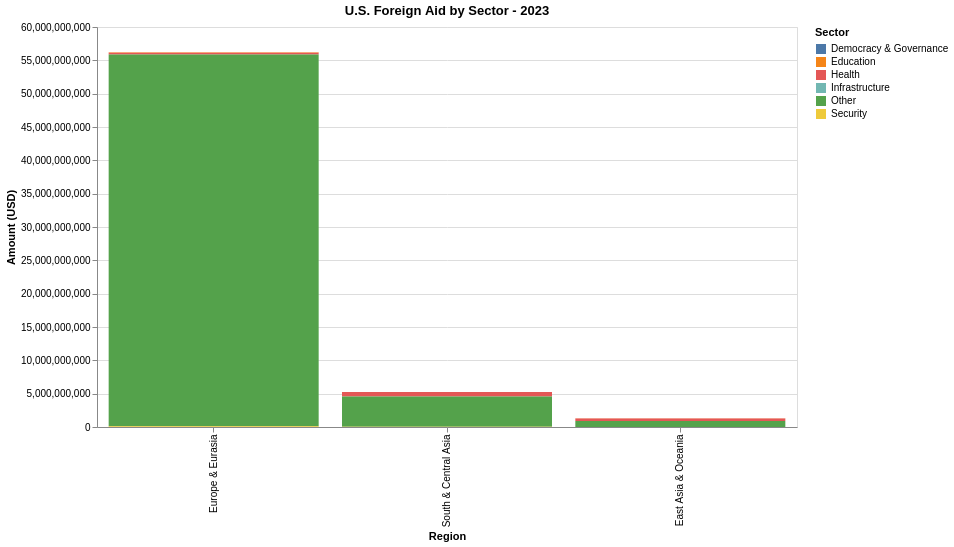

The notebook cell this image was saved under:
### Code cell
import pandas as pd
import altair as alt
from ipywidgets import widgets, interact

# Load and clean data
df = pd.read_csv('us_foreign_aid_funding.csv')
df = df[['Country Name', 'Funding Account Name', 'Transaction Type Name', 'Fiscal Year', 'current_amount']]
df = df[df['current_amount'] > 0]

# Assign regions
def assign_region(country):
    europe_eurasia = ['Albania', 'Armenia', 'Azerbaijan', 'Belarus', 'Bosnia and Herzegovina',
                      'Bulgaria', 'Croatia', 'Czechia', 'Estonia', 'Georgia', 'Hungary',
                      'Kazakhstan', 'Kosovo', 'Moldova', 'Montenegro', 'North Macedonia',
                      'Russia', 'Serbia', 'Ukraine']
    east_asia_oceania = ['China', 'Indonesia', 'Cambodia', 'Timor-Leste']
    south_central_asia = ['Afghanistan', 'Bangladesh', 'India', 'Pakistan']
    if country in europe_eurasia:
        return 'Europe & Eurasia'
    elif country in east_asia_oceania:
        return 'East Asia & Oceania'
    elif country in south_central_asia:
        return 'South & Central Asia'
    return None

df['Region'] = df['Country Name'].apply(assign_region)
df = df[df['Region'].notna()]

# Assign sectors
def assign_sector(name):
    name = str(name).lower()
    if 'health' in name or 'medical' in name or 'hiv' in name:
        return 'Health'
    if 'education' in name:
        return 'Education'
    if 'capital' in name or 'infrastructure' in name:
        return 'Infrastructure'
    if 'security' in name or 'defense' in name:
        return 'Security'
    if 'democracy' in name or 'governance' in name:
        return 'Democracy & Governance'
    return 'Other'

df['Sector'] = df['Funding Account Name'].apply(assign_sector)

# Aggregate
agg_df = df.groupby(['Region', 'Sector', 'Fiscal Year'])['current_amount'].sum().reset_index()

# Widget selectors
years = sorted(df['Fiscal Year'].unique())
year_selector = widgets.Dropdown(options=years, value=2023, description='Year:')
view_selector = widgets.RadioButtons(
    options=['absolute', 'percentage'],
    value='absolute',
    description='View:'
)

# Chart builder function
def create_chart(selected_year, view_type):
    data = agg_df[agg_df['Fiscal Year'] == selected_year].copy()

    if view_type == 'percentage':
        data['total'] = data.groupby('Region')['current_amount'].transform('sum')
        data['value'] = (data['current_amount'] / data['total']) * 100
        y_title = 'Percentage (%)'
    else:
        data['value'] = data['current_amount']
        y_title = 'Amount (USD)'

    chart = alt.Chart(data).mark_bar().encode(
        x=alt.X('Region:N', sort='-y'),
        y=alt.Y('value:Q', title=y_title),
        color='Sector:N',
        tooltip=['Sector', 'Region', 'current_amount']
    ).properties(
        title=f'U.S. Foreign Aid by Sector - {selected_year}',
        width=700,
        height=400
    ).interactive()

    return chart

# Display
@interact(year=year_selector, view_type=view_selector)
def show_chart(year, view_type):
    return create_chart(year, view_type)

### Figure 1 — Vega-Lite specification as saved in the notebook (floating-point values rounded to 4 significant figures)
{"config": {"view": {"continuousWidth": 300, "continuousHeight": 300}}, "data": {"name": "data-512ebf78b000b21310c2537030be8a00"}, "mark": {"type": "bar"}, "encoding": {"color": {"field": "Sector", "type": "nominal"}, "tooltip": [{"field": "Sector", "type": "nominal"}, {"field": "Region", "type": "nominal"}, {"field": "current_amount", "type": "quantitative"}], "x": {"field": "Region", "sort": "-y", "type": "nominal"}, "y": {"field": "value", "title": "Amount (USD)", "type": "quantitative"}}, "height": 400, "params": [{"name": "param_6", "select": {"type": "interval", "encodings": ["x", "y"]}, "bind": "scales"}], "title": "U.S. Foreign Aid by Sector - 2023", "width": 700, "$schema": "https://vega.github.io/schema/vega-lite/v5.20.1.json", "datasets": {"data-512ebf78b000b21310c2537030be8a00": [{"Region": "East Asia & Oceania", "Sector": "Democracy & Governance", "Fiscal Year": 2023, "current_amount": 6005596, "value": 6005596}, {"Region": "East Asia & Oceania", "Sector": "Education", "Fiscal Year": 2023, "current_amount": 29404643, "value": 29404643}, {"Region": "East Asia & Oceania", "Sector": "Health", "Fiscal Year": 2023, "current_amount": 365167380, "value": 365167380}, {"Region": "East Asia & Oceania", "Sector": "Infrastructure", "Fiscal Year": 2023, "current_amount": 123198, "value": 123198}, {"Region": "East Asia & Oceania", "Sector": "Other", "Fiscal Year": 2023, "current_amount": 908088477, "value": 908088477}, {"Region": "East Asia & Oceania", "Sector": "Security", "Fiscal Year": 2023, "current_amount": 2268307, "value": 2268307}, {"Region": "Europe & Eurasia", "Sector": "Democracy & Governance", "Fiscal Year": 2023, "current_amount": 18075689, "value": 18075689}, {"Region": "Europe & Eurasia", "Sector": "Education", "Fiscal Year": 2023, "current_amount": 70748898, "value": 70748898}, {"Region": "Europe & Eurasia", "Sector": "Health", "Fiscal Year": 2023, "current_amount": 269318035, "value": 269318035}, {"Region": "Europe & Eurasia", "Sector": "Infrastructure", "Fiscal Year": 2023, "current_amount": 1767778, "value": 1767778}, {"Region": "Europe & Eurasia", "Sector": "Other", "Fiscal Year": 2023, "current_amount": 55749844684, "value": 55749844684}, {"Region": "Europe & Eurasia", "Sector": "Security", "Fiscal Year": 2023, "current_amount": 111756998, "value": 111756998}, {"Region": "South & Central Asia", "Sector": "Democracy & Governance", "Fiscal Year": 2023, "current_amount": 1000984, "value": 1000984}, {"Region": "South & Central Asia", "Sector": "Education", "Fiscal Year": 2023, "current_amount": 30906403, "value": 30906403}, {"Region": "South & Central Asia", "Sector": "Health", "Fiscal Year": 2023, "current_amount": 666187241, "value": 666187241}, {"Region": "South & Central Asia", "Sector": "Other", "Fiscal Year": 2023, "current_amount": 4517177501, "value": 4517177501}, {"Region": "South & Central Asia", "Sector": "Security", "Fiscal Year": 2023, "current_amount": 49892231, "value": 49892231}]}}
